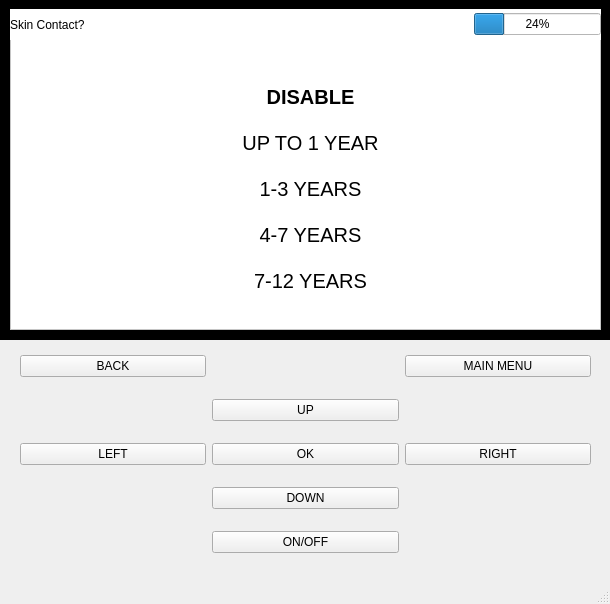
<?xml version="1.0" encoding="UTF-8"?>
<ui version="4.0">
 <class>DenasUI</class>
 <widget class="QMainWindow" name="DenasUI">
  <property name="geometry">
   <rect>
    <x>0</x>
    <y>0</y>
    <width>610</width>
    <height>604</height>
   </rect>
  </property>
  <property name="windowTitle">
   <string>DenasUI</string>
  </property>
  <widget class="QWidget" name="centralwidget">
   <property name="autoFillBackground">
    <bool>true</bool>
   </property>
   <widget class="QWidget" name="gridLayoutWidget">
    <property name="geometry">
     <rect>
      <x>20</x>
      <y>339</y>
      <width>571</width>
      <height>231</height>
     </rect>
    </property>
    <layout class="QGridLayout" name="navButtons">
     <item row="3" column="0">
      <widget class="QPushButton" name="leftButton">
       <property name="text">
        <string>LEFT</string>
       </property>
      </widget>
     </item>
     <item row="0" column="2">
      <widget class="QPushButton" name="mainMenuButton">
       <property name="text">
        <string>MAIN MENU</string>
       </property>
      </widget>
     </item>
     <item row="3" column="1">
      <widget class="QPushButton" name="okButton">
       <property name="text">
        <string>OK</string>
       </property>
      </widget>
     </item>
     <item row="3" column="2">
      <widget class="QPushButton" name="rightButton">
       <property name="text">
        <string>RIGHT</string>
       </property>
      </widget>
     </item>
     <item row="5" column="1">
      <widget class="QPushButton" name="powerButton">
       <property name="minimumSize">
        <size>
         <width>0</width>
         <height>0</height>
        </size>
       </property>
       <property name="text">
        <string>ON/OFF</string>
       </property>
       <property name="on" stdset="0">
        <bool>true</bool>
       </property>
      </widget>
     </item>
     <item row="1" column="1">
      <widget class="QPushButton" name="upButton">
       <property name="text">
        <string>UP</string>
       </property>
      </widget>
     </item>
     <item row="0" column="0">
      <widget class="QPushButton" name="backButton">
       <property name="text">
        <string>BACK</string>
       </property>
      </widget>
     </item>
     <item row="4" column="1">
      <widget class="QPushButton" name="downButton">
       <property name="text">
        <string>DOWN</string>
       </property>
      </widget>
     </item>
    </layout>
   </widget>
   <widget class="QFrame" name="screen">
    <property name="geometry">
     <rect>
      <x>10</x>
      <y>9</y>
      <width>591</width>
      <height>321</height>
     </rect>
    </property>
    <property name="autoFillBackground">
     <bool>false</bool>
    </property>
    <property name="styleSheet">
     <string notr="true">background-color: rgb(255, 255, 255);
</string>
    </property>
    <property name="frameShape">
     <enum>QFrame::StyledPanel</enum>
    </property>
    <property name="frameShadow">
     <enum>QFrame::Raised</enum>
    </property>
    <widget class="QStackedWidget" name="stackedWidget">
     <property name="geometry">
      <rect>
       <x>-10</x>
       <y>30</y>
       <width>611</width>
       <height>311</height>
      </rect>
     </property>
     <property name="styleSheet">
      <string notr="true">background-color: transparent;</string>
     </property>
     <property name="currentIndex">
      <number>5</number>
     </property>
     <widget class="QWidget" name="main">
      <property name="styleSheet">
       <string notr="true">background:transparent;</string>
      </property>
      <widget class="QWidget" name="layoutWidget">
       <property name="geometry">
        <rect>
         <x>10</x>
         <y>-3</y>
         <width>591</width>
         <height>291</height>
        </rect>
       </property>
       <layout class="QVBoxLayout" name="verticalLayout">
        <item>
         <widget class="QLabel" name="programsItem">
          <property name="enabled">
           <bool>true</bool>
          </property>
          <property name="maximumSize">
           <size>
            <width>16777215</width>
            <height>25</height>
           </size>
          </property>
          <property name="font">
           <font>
            <pointsize>15</pointsize>
            <weight>75</weight>
            <bold>true</bold>
           </font>
          </property>
          <property name="focusPolicy">
           <enum>Qt::NoFocus</enum>
          </property>
          <property name="styleSheet">
           <string notr="true">background:transparent;</string>
          </property>
          <property name="text">
           <string>PROGRAMS</string>
          </property>
          <property name="alignment">
           <set>Qt::AlignCenter</set>
          </property>
          <property name="selected" stdset="0">
           <bool>true</bool>
          </property>
         </widget>
        </item>
        <item>
         <widget class="QLabel" name="frequencyItem">
          <property name="maximumSize">
           <size>
            <width>16777215</width>
            <height>25</height>
           </size>
          </property>
          <property name="font">
           <font>
            <pointsize>13</pointsize>
            <weight>50</weight>
            <bold>false</bold>
           </font>
          </property>
          <property name="styleSheet">
           <string notr="true">background:transparent;</string>
          </property>
          <property name="text">
           <string>FREQUENCY</string>
          </property>
          <property name="alignment">
           <set>Qt::AlignCenter</set>
          </property>
          <property name="selected" stdset="0">
           <bool>false</bool>
          </property>
         </widget>
        </item>
        <item>
         <widget class="QLabel" name="medItem">
          <property name="maximumSize">
           <size>
            <width>16777215</width>
            <height>25</height>
           </size>
          </property>
          <property name="font">
           <font>
            <pointsize>13</pointsize>
            <weight>50</weight>
            <bold>false</bold>
           </font>
          </property>
          <property name="styleSheet">
           <string notr="true">background:transparent;</string>
          </property>
          <property name="text">
           <string>MED</string>
          </property>
          <property name="alignment">
           <set>Qt::AlignCenter</set>
          </property>
          <property name="selected" stdset="0">
           <bool>false</bool>
          </property>
         </widget>
        </item>
        <item>
         <widget class="QLabel" name="screeningItem">
          <property name="maximumSize">
           <size>
            <width>16777215</width>
            <height>25</height>
           </size>
          </property>
          <property name="font">
           <font>
            <pointsize>13</pointsize>
            <weight>50</weight>
            <bold>false</bold>
           </font>
          </property>
          <property name="styleSheet">
           <string notr="true">background:transparent;</string>
          </property>
          <property name="text">
           <string>SCREENING</string>
          </property>
          <property name="alignment">
           <set>Qt::AlignCenter</set>
          </property>
          <property name="selected" stdset="0">
           <bool>false</bool>
          </property>
         </widget>
        </item>
        <item>
         <widget class="QLabel" name="childrenItem">
          <property name="maximumSize">
           <size>
            <width>16777215</width>
            <height>25</height>
           </size>
          </property>
          <property name="font">
           <font>
            <pointsize>13</pointsize>
            <weight>50</weight>
            <bold>false</bold>
           </font>
          </property>
          <property name="styleSheet">
           <string notr="true">background:transparent;</string>
          </property>
          <property name="text">
           <string>CHILDREN</string>
          </property>
          <property name="alignment">
           <set>Qt::AlignCenter</set>
          </property>
          <property name="selected" stdset="0">
           <bool>false</bool>
          </property>
         </widget>
        </item>
        <item>
         <widget class="QLabel" name="settingsItem">
          <property name="maximumSize">
           <size>
            <width>16777215</width>
            <height>25</height>
           </size>
          </property>
          <property name="font">
           <font>
            <pointsize>13</pointsize>
            <weight>50</weight>
            <bold>false</bold>
           </font>
          </property>
          <property name="styleSheet">
           <string notr="true">background:transparent;</string>
          </property>
          <property name="text">
           <string>SETTINGS</string>
          </property>
          <property name="alignment">
           <set>Qt::AlignCenter</set>
          </property>
          <property name="selected" stdset="0">
           <bool>false</bool>
          </property>
         </widget>
        </item>
       </layout>
      </widget>
     </widget>
     <widget class="QWidget" name="programs">
      <property name="styleSheet">
       <string notr="true">background:transparent;</string>
      </property>
      <widget class="QWidget" name="layoutWidget_2">
       <property name="geometry">
        <rect>
         <x>10</x>
         <y>40</y>
         <width>591</width>
         <height>241</height>
        </rect>
       </property>
       <layout class="QVBoxLayout" name="verticalLayout_2">
        <item>
         <widget class="QPushButton" name="ProgramButton1">
          <property name="font">
           <font>
            <pointsize>13</pointsize>
           </font>
          </property>
          <property name="mouseTracking">
           <bool>true</bool>
          </property>
          <property name="styleSheet">
           <string notr="true">background:transparent;</string>
          </property>
          <property name="text">
           <string>Prog1</string>
          </property>
          <property name="iconSize">
           <size>
            <width>20</width>
            <height>16</height>
           </size>
          </property>
          <property name="default">
           <bool>false</bool>
          </property>
          <property name="flat">
           <bool>true</bool>
          </property>
         </widget>
        </item>
        <item>
         <widget class="QPushButton" name="ProgramButton2">
          <property name="font">
           <font>
            <pointsize>13</pointsize>
           </font>
          </property>
          <property name="mouseTracking">
           <bool>true</bool>
          </property>
          <property name="styleSheet">
           <string notr="true">background:transparent;</string>
          </property>
          <property name="text">
           <string>Prog2</string>
          </property>
          <property name="default">
           <bool>false</bool>
          </property>
          <property name="flat">
           <bool>true</bool>
          </property>
         </widget>
        </item>
        <item>
         <widget class="QPushButton" name="ProgramButton3">
          <property name="font">
           <font>
            <pointsize>13</pointsize>
           </font>
          </property>
          <property name="mouseTracking">
           <bool>true</bool>
          </property>
          <property name="styleSheet">
           <string notr="true">background:transparent;</string>
          </property>
          <property name="text">
           <string>Prog3</string>
          </property>
          <property name="default">
           <bool>false</bool>
          </property>
          <property name="flat">
           <bool>true</bool>
          </property>
         </widget>
        </item>
       </layout>
      </widget>
     </widget>
     <widget class="QWidget" name="frequency">
      <property name="styleSheet">
       <string notr="true">background:transparent;</string>
      </property>
      <widget class="QWidget" name="layoutWidget">
       <property name="geometry">
        <rect>
         <x>40</x>
         <y>10</y>
         <width>531</width>
         <height>291</height>
        </rect>
       </property>
       <layout class="QGridLayout" name="gridLayout">
        <item row="0" column="0">
         <widget class="QPushButton" name="hz1_9">
          <property name="text">
           <string>PushButton</string>
          </property>
          <property name="flat">
           <bool>false</bool>
          </property>
         </widget>
        </item>
        <item row="0" column="1">
         <widget class="QPushButton" name="pushButton_3">
          <property name="text">
           <string>PushButton</string>
          </property>
         </widget>
        </item>
        <item row="0" column="2">
         <widget class="QPushButton" name="pushButton_6">
          <property name="text">
           <string>PushButton</string>
          </property>
         </widget>
        </item>
        <item row="1" column="0">
         <widget class="QPushButton" name="pushButton_2">
          <property name="text">
           <string>PushButton</string>
          </property>
         </widget>
        </item>
        <item row="1" column="1">
         <widget class="QPushButton" name="pushButton_8">
          <property name="text">
           <string>PushButton</string>
          </property>
         </widget>
        </item>
        <item row="1" column="2">
         <widget class="QPushButton" name="pushButton_9">
          <property name="text">
           <string>PushButton</string>
          </property>
         </widget>
        </item>
        <item row="2" column="0">
         <widget class="QPushButton" name="pushButton_7">
          <property name="text">
           <string>PushButton</string>
          </property>
         </widget>
        </item>
        <item row="2" column="1">
         <widget class="QPushButton" name="pushButton_5">
          <property name="text">
           <string>PushButton</string>
          </property>
         </widget>
        </item>
        <item row="2" column="2">
         <widget class="QPushButton" name="pushButton_4">
          <property name="text">
           <string>PushButton</string>
          </property>
         </widget>
        </item>
       </layout>
      </widget>
     </widget>
     <widget class="QWidget" name="med">
      <property name="styleSheet">
       <string notr="true">background:transparent;</string>
      </property>
     </widget>
     <widget class="QWidget" name="screening">
      <property name="styleSheet">
       <string notr="true">background:transparent;</string>
      </property>
     </widget>
     <widget class="QWidget" name="children">
      <property name="styleSheet">
       <string notr="true">background:transparent;</string>
      </property>
      <widget class="QWidget" name="layoutWidget">
       <property name="geometry">
        <rect>
         <x>40</x>
         <y>30</y>
         <width>541</width>
         <height>241</height>
        </rect>
       </property>
       <layout class="QVBoxLayout" name="verticalLayout_3">
        <item>
         <widget class="QLabel" name="disable">
          <property name="enabled">
           <bool>true</bool>
          </property>
          <property name="maximumSize">
           <size>
            <width>16777215</width>
            <height>25</height>
           </size>
          </property>
          <property name="font">
           <font>
            <pointsize>15</pointsize>
            <weight>75</weight>
            <bold>true</bold>
           </font>
          </property>
          <property name="focusPolicy">
           <enum>Qt::NoFocus</enum>
          </property>
          <property name="styleSheet">
           <string notr="true">background:transparent;</string>
          </property>
          <property name="text">
           <string>DISABLE</string>
          </property>
          <property name="alignment">
           <set>Qt::AlignCenter</set>
          </property>
          <property name="selected" stdset="0">
           <bool>true</bool>
          </property>
          <property name="enableDisable" stdset="0">
           <bool>true</bool>
          </property>
         </widget>
        </item>
        <item>
         <widget class="QLabel" name="upToOneYear">
          <property name="enabled">
           <bool>true</bool>
          </property>
          <property name="maximumSize">
           <size>
            <width>16777215</width>
            <height>25</height>
           </size>
          </property>
          <property name="font">
           <font>
            <pointsize>15</pointsize>
            <weight>50</weight>
            <bold>false</bold>
           </font>
          </property>
          <property name="focusPolicy">
           <enum>Qt::NoFocus</enum>
          </property>
          <property name="styleSheet">
           <string notr="true">background:transparent;</string>
          </property>
          <property name="text">
           <string>UP TO 1 YEAR</string>
          </property>
          <property name="alignment">
           <set>Qt::AlignCenter</set>
          </property>
          <property name="selected" stdset="0">
           <bool>false</bool>
          </property>
          <property name="enableDisable" stdset="0">
           <bool>false</bool>
          </property>
         </widget>
        </item>
        <item>
         <widget class="QLabel" name="oneToThreeYears">
          <property name="enabled">
           <bool>true</bool>
          </property>
          <property name="maximumSize">
           <size>
            <width>16777215</width>
            <height>25</height>
           </size>
          </property>
          <property name="font">
           <font>
            <pointsize>15</pointsize>
            <weight>50</weight>
            <bold>false</bold>
           </font>
          </property>
          <property name="focusPolicy">
           <enum>Qt::NoFocus</enum>
          </property>
          <property name="styleSheet">
           <string notr="true">background:transparent;</string>
          </property>
          <property name="text">
           <string>1-3 YEARS</string>
          </property>
          <property name="alignment">
           <set>Qt::AlignCenter</set>
          </property>
          <property name="selected" stdset="0">
           <bool>false</bool>
          </property>
          <property name="enableDisable" stdset="0">
           <bool>false</bool>
          </property>
         </widget>
        </item>
        <item>
         <widget class="QLabel" name="fourToSevenYears">
          <property name="enabled">
           <bool>true</bool>
          </property>
          <property name="maximumSize">
           <size>
            <width>16777215</width>
            <height>25</height>
           </size>
          </property>
          <property name="font">
           <font>
            <pointsize>15</pointsize>
            <weight>50</weight>
            <bold>false</bold>
           </font>
          </property>
          <property name="focusPolicy">
           <enum>Qt::NoFocus</enum>
          </property>
          <property name="styleSheet">
           <string notr="true">background:transparent;</string>
          </property>
          <property name="text">
           <string>4-7 YEARS</string>
          </property>
          <property name="alignment">
           <set>Qt::AlignCenter</set>
          </property>
          <property name="selected" stdset="0">
           <bool>false</bool>
          </property>
          <property name="enableDisable" stdset="0">
           <bool>false</bool>
          </property>
         </widget>
        </item>
        <item>
         <widget class="QLabel" name="sevenToTwelveYears">
          <property name="enabled">
           <bool>true</bool>
          </property>
          <property name="maximumSize">
           <size>
            <width>16777215</width>
            <height>25</height>
           </size>
          </property>
          <property name="font">
           <font>
            <pointsize>15</pointsize>
            <weight>50</weight>
            <bold>false</bold>
           </font>
          </property>
          <property name="focusPolicy">
           <enum>Qt::NoFocus</enum>
          </property>
          <property name="styleSheet">
           <string notr="true">background:transparent;</string>
          </property>
          <property name="text">
           <string>7-12 YEARS</string>
          </property>
          <property name="alignment">
           <set>Qt::AlignCenter</set>
          </property>
          <property name="selected" stdset="0">
           <bool>false</bool>
          </property>
          <property name="enableDisable" stdset="0">
           <bool>false</bool>
          </property>
         </widget>
        </item>
       </layout>
      </widget>
     </widget>
     <widget class="QWidget" name="settings">
      <property name="styleSheet">
       <string notr="true">background:transparent;</string>
      </property>
      <widget class="QWidget" name="layoutWidget_3">
       <property name="geometry">
        <rect>
         <x>10</x>
         <y>10</y>
         <width>591</width>
         <height>248</height>
        </rect>
       </property>
       <layout class="QVBoxLayout" name="verticalLayout_4">
        <item>
         <widget class="QLabel" name="setBrightness">
          <property name="enabled">
           <bool>true</bool>
          </property>
          <property name="maximumSize">
           <size>
            <width>16777215</width>
            <height>25</height>
           </size>
          </property>
          <property name="font">
           <font>
            <pointsize>15</pointsize>
            <weight>75</weight>
            <bold>true</bold>
           </font>
          </property>
          <property name="focusPolicy">
           <enum>Qt::NoFocus</enum>
          </property>
          <property name="styleSheet">
           <string notr="true"/>
          </property>
          <property name="text">
           <string>BRIGHTNESS</string>
          </property>
          <property name="alignment">
           <set>Qt::AlignCenter</set>
          </property>
          <property name="selected" stdset="0">
           <bool>true</bool>
          </property>
         </widget>
        </item>
        <item>
         <widget class="QLabel" name="setSound">
          <property name="maximumSize">
           <size>
            <width>16777215</width>
            <height>25</height>
           </size>
          </property>
          <property name="font">
           <font>
            <pointsize>13</pointsize>
            <weight>50</weight>
            <bold>false</bold>
           </font>
          </property>
          <property name="styleSheet">
           <string notr="true"/>
          </property>
          <property name="text">
           <string>SOUND</string>
          </property>
          <property name="alignment">
           <set>Qt::AlignCenter</set>
          </property>
          <property name="selected" stdset="0">
           <bool>false</bool>
          </property>
         </widget>
        </item>
        <item>
         <widget class="QLabel" name="setColour">
          <property name="maximumSize">
           <size>
            <width>16777215</width>
            <height>25</height>
           </size>
          </property>
          <property name="font">
           <font>
            <pointsize>13</pointsize>
            <weight>50</weight>
            <bold>false</bold>
           </font>
          </property>
          <property name="styleSheet">
           <string notr="true"/>
          </property>
          <property name="text">
           <string>COLOUR</string>
          </property>
          <property name="alignment">
           <set>Qt::AlignCenter</set>
          </property>
          <property name="selected" stdset="0">
           <bool>false</bool>
          </property>
         </widget>
        </item>
       </layout>
      </widget>
     </widget>
     <widget class="QWidget" name="page">
      <property name="styleSheet">
       <string notr="true">background:transparent;</string>
      </property>
     </widget>
     <widget class="QWidget" name="brightnessPage">
      <widget class="QSlider" name="brightnessSlider">
       <property name="geometry">
        <rect>
         <x>100</x>
         <y>110</y>
         <width>421</width>
         <height>51</height>
        </rect>
       </property>
       <property name="styleSheet">
        <string notr="true">background:transparent;</string>
       </property>
       <property name="minimum">
        <number>1</number>
       </property>
       <property name="maximum">
        <number>9</number>
       </property>
       <property name="value">
        <number>7</number>
       </property>
       <property name="sliderPosition">
        <number>7</number>
       </property>
       <property name="orientation">
        <enum>Qt::Horizontal</enum>
       </property>
      </widget>
      <widget class="QLabel" name="minVol_2">
       <property name="geometry">
        <rect>
         <x>100</x>
         <y>80</y>
         <width>62</width>
         <height>20</height>
        </rect>
       </property>
       <property name="styleSheet">
        <string notr="true">background:transparent;</string>
       </property>
       <property name="text">
        <string>0%</string>
       </property>
      </widget>
      <widget class="QLabel" name="maxBright">
       <property name="geometry">
        <rect>
         <x>470</x>
         <y>80</y>
         <width>62</width>
         <height>17</height>
        </rect>
       </property>
       <property name="styleSheet">
        <string notr="true">background:transparent;</string>
       </property>
       <property name="text">
        <string>100%</string>
       </property>
      </widget>
     </widget>
     <widget class="QWidget" name="sound">
      <widget class="QSlider" name="volumeSlider">
       <property name="geometry">
        <rect>
         <x>260</x>
         <y>39</y>
         <width>61</width>
         <height>191</height>
        </rect>
       </property>
       <property name="styleSheet">
        <string notr="true">background:transparent;</string>
       </property>
       <property name="maximum">
        <number>100</number>
       </property>
       <property name="sliderPosition">
        <number>50</number>
       </property>
       <property name="orientation">
        <enum>Qt::Vertical</enum>
       </property>
       <property name="tickPosition">
        <enum>QSlider::TicksBothSides</enum>
       </property>
       <property name="tickInterval">
        <number>10</number>
       </property>
      </widget>
      <widget class="QLabel" name="maxVol">
       <property name="geometry">
        <rect>
         <x>330</x>
         <y>40</y>
         <width>62</width>
         <height>17</height>
        </rect>
       </property>
       <property name="styleSheet">
        <string notr="true">background:transparent;</string>
       </property>
       <property name="text">
        <string>100%</string>
       </property>
      </widget>
      <widget class="QLabel" name="minVol">
       <property name="geometry">
        <rect>
         <x>330</x>
         <y>210</y>
         <width>62</width>
         <height>17</height>
        </rect>
       </property>
       <property name="styleSheet">
        <string notr="true">background:transparent;</string>
       </property>
       <property name="text">
        <string>0%</string>
       </property>
      </widget>
     </widget>
     <widget class="QWidget" name="colour">
      <property name="autoFillBackground">
       <bool>false</bool>
      </property>
      <property name="styleSheet">
       <string notr="true">background:transparent;</string>
      </property>
      <widget class="QWidget" name="layoutWidget_4">
       <property name="geometry">
        <rect>
         <x>10</x>
         <y>10</y>
         <width>591</width>
         <height>248</height>
        </rect>
       </property>
       <layout class="QVBoxLayout" name="verticalLayout_5">
        <item>
         <widget class="QLabel" name="colWhite">
          <property name="enabled">
           <bool>true</bool>
          </property>
          <property name="maximumSize">
           <size>
            <width>16777215</width>
            <height>25</height>
           </size>
          </property>
          <property name="font">
           <font>
            <pointsize>15</pointsize>
            <weight>75</weight>
            <bold>true</bold>
           </font>
          </property>
          <property name="focusPolicy">
           <enum>Qt::NoFocus</enum>
          </property>
          <property name="autoFillBackground">
           <bool>false</bool>
          </property>
          <property name="styleSheet">
           <string notr="true">background:transparent;</string>
          </property>
          <property name="text">
           <string>DEFAULT</string>
          </property>
          <property name="alignment">
           <set>Qt::AlignCenter</set>
          </property>
          <property name="selected" stdset="0">
           <bool>true</bool>
          </property>
          <property name="enableDisable" stdset="0">
           <bool>true</bool>
          </property>
          <property name="background" stdset="0">
           <string>background-color: rgb(255,255,255);</string>
          </property>
         </widget>
        </item>
        <item>
         <widget class="QLabel" name="colYellow">
          <property name="maximumSize">
           <size>
            <width>16777215</width>
            <height>25</height>
           </size>
          </property>
          <property name="font">
           <font>
            <pointsize>13</pointsize>
            <weight>50</weight>
            <bold>false</bold>
           </font>
          </property>
          <property name="autoFillBackground">
           <bool>false</bool>
          </property>
          <property name="styleSheet">
           <string notr="true">background:transparent;</string>
          </property>
          <property name="text">
           <string>DOGGY ICECREAM</string>
          </property>
          <property name="alignment">
           <set>Qt::AlignCenter</set>
          </property>
          <property name="selected" stdset="0">
           <bool>false</bool>
          </property>
          <property name="enableDisable" stdset="0">
           <bool>false</bool>
          </property>
          <property name="background" stdset="0">
           <string>background-color: rgb(250,255,0);</string>
          </property>
         </widget>
        </item>
        <item>
         <widget class="QLabel" name="colPurple">
          <property name="maximumSize">
           <size>
            <width>16777215</width>
            <height>25</height>
           </size>
          </property>
          <property name="font">
           <font>
            <pointsize>13</pointsize>
            <weight>50</weight>
            <bold>false</bold>
           </font>
          </property>
          <property name="autoFillBackground">
           <bool>false</bool>
          </property>
          <property name="styleSheet">
           <string notr="true">background:transparent;</string>
          </property>
          <property name="text">
           <string>ROYALTY</string>
          </property>
          <property name="alignment">
           <set>Qt::AlignCenter</set>
          </property>
          <property name="selected" stdset="0">
           <bool>false</bool>
          </property>
          <property name="enableDisable" stdset="0">
           <bool>false</bool>
          </property>
          <property name="background" stdset="0">
           <string>background-color: rgb(128, 70, 255);</string>
          </property>
         </widget>
        </item>
        <item>
         <widget class="QLabel" name="colGreen">
          <property name="maximumSize">
           <size>
            <width>16777215</width>
            <height>25</height>
           </size>
          </property>
          <property name="font">
           <font>
            <pointsize>13</pointsize>
            <weight>50</weight>
            <bold>false</bold>
           </font>
          </property>
          <property name="autoFillBackground">
           <bool>false</bool>
          </property>
          <property name="styleSheet">
           <string notr="true">background:transparent;</string>
          </property>
          <property name="text">
           <string>SHREK IS LOVE</string>
          </property>
          <property name="alignment">
           <set>Qt::AlignCenter</set>
          </property>
          <property name="selected" stdset="0">
           <bool>false</bool>
          </property>
          <property name="enableDisable" stdset="0">
           <bool>false</bool>
          </property>
          <property name="background" stdset="0">
           <string>background-color: rgb(115, 210, 22);</string>
          </property>
         </widget>
        </item>
       </layout>
      </widget>
     </widget>
    </widget>
    <widget class="QWidget" name="horizontalLayoutWidget">
     <property name="geometry">
      <rect>
       <x>0</x>
       <y>0</y>
       <width>591</width>
       <height>31</height>
      </rect>
     </property>
     <layout class="QHBoxLayout" name="horizontalLayout">
      <item>
       <widget class="QLabel" name="Electrode">
        <property name="styleSheet">
         <string notr="true">background:transparent;</string>
        </property>
        <property name="text">
         <string>Skin Contact?</string>
        </property>
       </widget>
      </item>
      <item>
       <spacer name="horizontalSpacer_3">
        <property name="orientation">
         <enum>Qt::Horizontal</enum>
        </property>
        <property name="sizeHint" stdset="0">
         <size>
          <width>40</width>
          <height>20</height>
         </size>
        </property>
       </spacer>
      </item>
      <item>
       <spacer name="horizontalSpacer">
        <property name="orientation">
         <enum>Qt::Horizontal</enum>
        </property>
        <property name="sizeHint" stdset="0">
         <size>
          <width>40</width>
          <height>20</height>
         </size>
        </property>
       </spacer>
      </item>
      <item>
       <spacer name="horizontalSpacer_2">
        <property name="orientation">
         <enum>Qt::Horizontal</enum>
        </property>
        <property name="sizeHint" stdset="0">
         <size>
          <width>40</width>
          <height>20</height>
         </size>
        </property>
       </spacer>
      </item>
      <item>
       <widget class="QProgressBar" name="progressBar">
        <property name="value">
         <number>24</number>
        </property>
       </widget>
      </item>
     </layout>
    </widget>
   </widget>
   <widget class="QFrame" name="border">
    <property name="geometry">
     <rect>
      <x>-1</x>
      <y>-1</y>
      <width>611</width>
      <height>341</height>
     </rect>
    </property>
    <property name="acceptDrops">
     <bool>false</bool>
    </property>
    <property name="styleSheet">
     <string notr="true">background-color: rgb(0, 0, 0)</string>
    </property>
    <property name="frameShape">
     <enum>QFrame::StyledPanel</enum>
    </property>
    <property name="frameShadow">
     <enum>QFrame::Raised</enum>
    </property>
   </widget>
   <zorder>border</zorder>
   <zorder>screen</zorder>
   <zorder>gridLayoutWidget</zorder>
  </widget>
  <widget class="QStatusBar" name="statusbar"/>
 </widget>
 <resources/>
 <connections/>
</ui>
